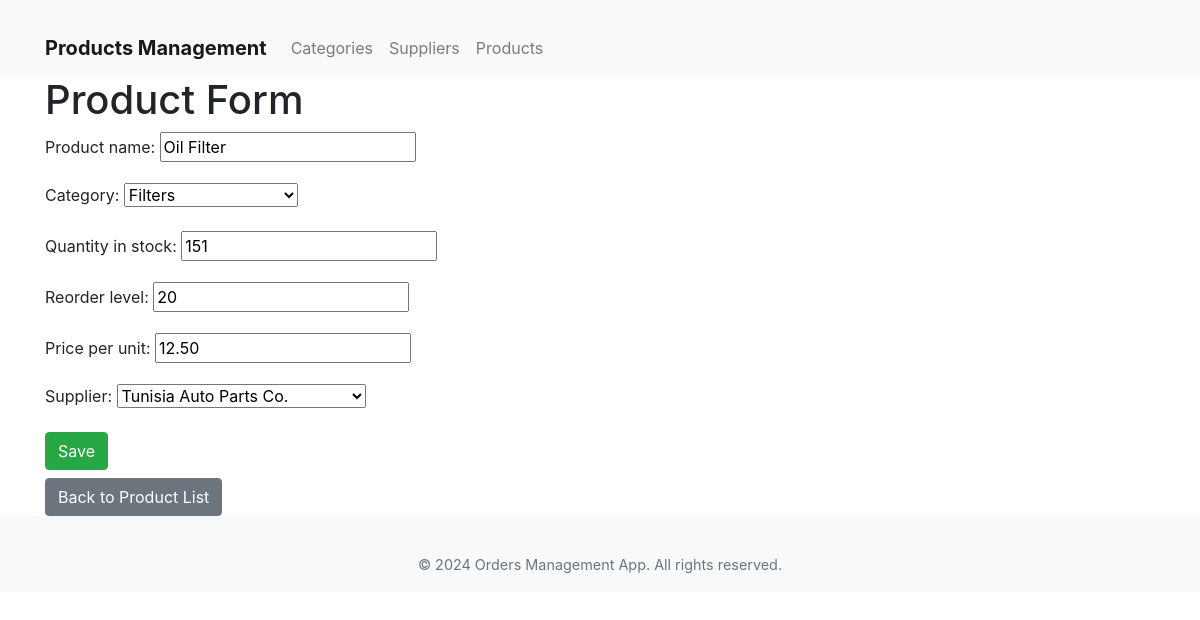
Screenshot of /products/products/update/1/ with the database file from the repository.
### products/models.py (models this page shows, shortened)
class Product(models.Model):
    product_name = models.CharField(max_length=255)
    category = models.ForeignKey(Category, on_delete=models.SET_NULL, null=True)
    quantity_in_stock = models.IntegerField(default=0)
    reorder_level = models.IntegerField(default=0)
    price_per_unit = models.DecimalField(max_digits=10, decimal_places=2)
    supplier = models.ForeignKey(Supplier, on_delete=models.SET_NULL, null=True)

### products/views.py (the view)
# urls.py: path('products/update/<int:pk>/', views.product_update, name='product_update'),
def product_update(request, pk):
    product = get_object_or_404(Product, pk=pk)
    if request.method == 'POST':
        form = ProductForm(request.POST, instance=product)
        if form.is_valid():
            form.save()
            return redirect('products:product_list')
    else:
        form = ProductForm(instance=product)
    return render(request, 'products/product_form.html', {'form': form})

### products/forms.py
class ProductForm(forms.ModelForm):
    class Meta:
        model = Product
        fields = '__all__'

### products/models.py (called while the page is built)
    def __str__(self):
        return self.category_name

    def __str__(self):
        return self.supplier_name

### products/templates/products/product_form.html (shortened to what this page needs)
{% extends 'products/layout.html' %}
{% block content %}
<h1>Product Form</h1>
<form method="post">
    {{ form.as_p }}
    <button type="submit" class="btn btn-success">Save</button>
</form>
<a href="{% url 'products:product_list' %}" class="btn btn-secondary mt-2">Back to Product List</a>
{% endblock %}

### products/templates/products/layout.html (style rules this page uses)
body { padding-top: 56px; }

### rows the page displays
Product: product_name "Oil Filter", category "Filters", quantity_in_stock "151", reorder_level "20", price_per_unit "12.50", supplier "Tunisia Auto Parts Co."
